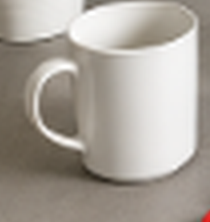
#> input picture data/synthetic_workbench_v2/assets/cup.png, 210 x 222 px, found by its file name
$ python generate_synthetic_workbench_v2.py
#> lines starting #> are read from the running program, lines starting #| are printed output that depends on the picture
"""
Procedural Photorealistic Workbench v2 Dataset Generator for ObjectMemory.

Generates 5 controlled sequences of 5 observations each (25 total observations)
at 1080x720 resolution using segmented photographic assets, realistic contact/cast
shadows, textured wooden tabletop, fiducial markers, and precise ground truth
annotations adhering to Manifest v2.0 format.
"""

from __future__ import annotations

import json
import math
import os
from pathlib import Path
from typing import Any, Dict, List, Optional, Tuple

import cv2
import numpy as np


def generate_wood_tabletop(
    width: int = 1080, height: int = 720, seed: int = 42
) -> np.ndarray:
    """
    Generates a high-frequency, feature-rich wooden tabletop background
    suitable for feature-based planar homography registration (SIFT/ORB).
    """
    np.random.seed(seed)
    x = np.linspace(0, 14.0, width)
    y = np.linspace(0, 9.0, height)
    xx, yy = np.meshgrid(x, y)

    # Multi-octave sinusoidal wood grain
    grain1 = np.sin(xx * 2.8 + np.sin(yy * 1.5) * 1.8) * 35.0
    grain2 = np.sin(xx * 5.6 + np.sin(yy * 3.0) * 0.9) * 18.0
    grain3 = np.sin(xx * 14.0) * 8.0
    wood = 165.0 + grain1 + grain2 + grain3

    # Warm oak tone in BGR
    b = np.clip(wood * 0.72, 0, 255).astype(np.uint8)
    g = np.clip(wood * 0.88, 0, 255).astype(np.uint8)
    r = np.clip(wood * 1.05, 0, 255).astype(np.uint8)
    table = np.stack([b, g, r], axis=-1)

    # Add realistic tabletop micro-texture noise
    noise = (np.random.randn(height, width, 3) * 7.0).astype(np.int16)
    table = np.clip(table.astype(np.int16) + noise, 0, 255).astype(np.uint8)

    # Draw tabletop plank seams (subtle vertical lines every ~270px)
    for px in [270, 540, 810]:
        cv2.line(
            table,
            (px, 0),
            (px, height),
            (int(b.mean() * 0.75), int(g.mean() * 0.75), int(r.mean() * 0.75)),
            1,
        )

    # Add ArUco fiducials at corners for reliable physical workbench alignment
    # 4 markers: corners [40, 40], [1000, 40], [40, 640], [1000, 640]
    aruco_dict = cv2.aruco.getPredefinedDictionary(cv2.aruco.DICT_4X4_50)
    for idx, (mx, my) in enumerate(
        [(40, 40), (1000, 40), (40, 640), (1000, 640)]
    ):
        marker = cv2.aruco.generateImageMarker(aruco_dict, idx, 40)
        marker_bgr = cv2.cvtColor(marker, cv2.COLOR_GRAY2BGR)
        table[my : my + 40, mx : mx + 40] = marker_bgr

    return table


def composite_asset(
    canvas: np.ndarray,
    rgba_asset: np.ndarray,
    pos_x: int,
    pos_y: int,
    light_offset: Tuple[int, int] = (12, 16),
    shadow_opacity: float = 0.42,
    brightness_factor: float = 1.0,
) -> Tuple[np.ndarray, List[float]]:
    """
    Composites an RGBA asset onto canvas with realistic directional cast shadow
    and contact ambient occlusion. Returns updated canvas and bounding box [x1, y1, x2, y2].
    """
    ch, cw = canvas.shape[:2]
    ah, aw = rgba_asset.shape[:2]

    # Ensure bounds
    if pos_x < 0 or pos_y < 0 or pos_x + aw > cw or pos_y + ah > ch:
        raise ValueError(
            f"Asset at ({pos_x}, {pos_y}) of size ({aw}, {ah}) exceeds canvas ({cw}, {ch})"
        )

    alpha = rgba_asset[:, :, 3].astype(np.float32) / 255.0

    # 1. Cast shadow
    sox, soy = light_offset
    sh_x1 = max(0, pos_x + sox)
    sh_y1 = max(0, pos_y + soy)
    sh_x2 = min(cw, pos_x + aw + sox)
    sh_y2 = min(ch, pos_y + ah + soy)

    shadow_mask = np.zeros((ch, cw), dtype=np.float32)
    src_x1 = max(0, -pos_x - sox)
    src_y1 = max(0, -pos_y - soy)
    src_x2 = src_x1 + (sh_x2 - sh_x1)
    src_y2 = src_y1 + (sh_y2 - sh_y1)

    shadow_mask[sh_y1:sh_y2, sh_x1:sh_x2] = (
        alpha[src_y1:src_y2, src_x1:src_x2] * shadow_opacity
    )
    # Gaussian blur for soft shadow
    shadow_mask = cv2.GaussianBlur(shadow_mask, (21, 21), 7.0)

    for c in range(3):
        canvas[:, :, c] = np.clip(
            canvas[:, :, c].astype(np.float32) * (1.0 - shadow_mask), 0, 255
        ).astype(np.uint8)

    # 2. Contact shadow (darkening at bottom 15% of asset)
    contact_mask = np.zeros((ch, cw), dtype=np.float32)
    contact_h = max(4, int(ah * 0.15))
    contact_strip = (
        alpha[ah - contact_h : ah, :]
        * np.linspace(0.1, 0.6, contact_h)[:, None]
    )
    contact_mask[
        pos_y + ah - contact_h : pos_y + ah, pos_x : pos_x + aw
    ] = contact_strip
    contact_mask = cv2.GaussianBlur(contact_mask, (9, 9), 3.0)

    for c in range(3):
        canvas[:, :, c] = np.clip(
            canvas[:, :, c].astype(np.float32) * (1.0 - contact_mask * 0.5),
            0,
            255,
        ).astype(np.uint8)

    # 3. Paste asset with alpha
    bgr_asset = rgba_asset[:, :, :3].astype(np.float32)
    if brightness_factor != 1.0:
        bgr_asset = np.clip(bgr_asset * brightness_factor, 0, 255)

    alpha_3d = alpha[:, :, None]
    target_roi = canvas[pos_y : pos_y + ah, pos_x : pos_x + aw].astype(
        np.float32
    )
    blended = target_roi * (1.0 - alpha_3d) + bgr_asset * alpha_3d
    canvas[pos_y : pos_y + ah, pos_x : pos_x + aw] = np.clip(
        blended, 0, 255
    ).astype(np.uint8)

    # Compute tight bounding box
    ys, xs = np.where(alpha > 0.1)
    if len(xs) > 0 and len(ys) > 0:
        bbox = [
            float(pos_x + xs.min()),
            float(pos_y + ys.min()),
            float(pos_x + xs.max()),
            float(pos_y + ys.max()),
        ]
    else:
        bbox = [
            float(pos_x),
            float(pos_y),
            float(pos_x + aw),
            float(pos_y + ah),
        ]

    return canvas, bbox


def apply_occluder(
    canvas: np.ndarray, x1: int, y1: int, x2: int, y2: int
) -> np.ndarray:
    """
    Renders a physical occluder (manila cardboard folder) covering the specified region.
    """
    folder = np.full(
        (y2 - y1, x2 - x1, 3), (120, 160, 205), dtype=np.uint8
    )  # manila color BGR
    # Add subtle border and texture
    cv2.rectangle(
        folder, (0, 0), (x2 - x1 - 1, y2 - y1 - 1), (90, 130, 175), 2
    )
    # Cast shadow under folder
    shadow = np.zeros_like(canvas, dtype=np.float32)
    shadow[y1 + 10 : y2 + 10, x1 + 10 : x2 + 10] = 0.4
    shadow = cv2.GaussianBlur(shadow, (15, 15), 5.0)
    canvas = np.clip(
        canvas.astype(np.float32) * (1.0 - shadow), 0, 255
    ).astype(np.uint8)
    canvas[y1:y2, x1:x2] = folder
    return canvas


def warp_viewpoint(
    image: np.ndarray,
    angle_deg: float = 2.5,
    tx: float = 15.0,
    ty: float = 10.0,
    scale: float = 1.02,
) -> np.ndarray:
    """
    Simulates a slight camera perspective tilt and translation.
    """
    h, w = image.shape[:2]
    # Source points
    src_pts = np.float32([[0, 0], [w, 0], [w, h], [0, h]])

    # Perspective shift
    rad = math.radians(angle_deg)
    d_x = math.tan(rad) * 15.0
    d_y = math.sin(rad) * 12.0

    dst_pts = np.float32(
        [
            [tx, ty],
            [w * scale + tx + d_x, ty + d_y],
            [w * scale + tx, h * scale + ty],
            [tx - d_x, h * scale + ty - d_y],
        ]
    )

    M = cv2.getPerspectiveTransform(src_pts, dst_pts)
    warped = cv2.warpPerspective(
        image,
        M,
        (w, h),
        flags=cv2.INTER_LINEAR,
        borderMode=cv2.BORDER_REFLECT_101,
    )
    return warped, M


def build_synthetic_workbench_dataset(output_dir: Path) -> None:
    images_dir = output_dir / "images"
    images_dir.mkdir(parents=True, exist_ok=True)
    assets_dir = output_dir / "assets"

    # Load high-resolution segmented assets
    assets = {
        "cup": cv2.imread(
            str(assets_dir / "cup.png"), cv2.IMREAD_UNCHANGED
        ),
        "bottle": cv2.imread(
            str(assets_dir / "bottle.png"), cv2.IMREAD_UNCHANGED
        ),
        "scissors": cv2.imread(
            str(assets_dir / "scissors.png"), cv2.IMREAD_UNCHANGED
        ),
        "plant": cv2.imread(
            str(assets_dir / "plant.png"), cv2.IMREAD_UNCHANGED
        ),
        "book": cv2.imread(
            str(assets_dir / "book.png"), cv2.IMREAD_UNCHANGED
        ),
    }
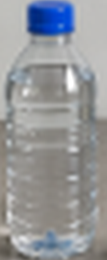
#> input picture data/synthetic_workbench_v2/assets/bottle.png, 107 x 260 px, found by its file name
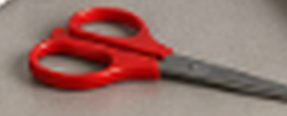
#> input picture data/synthetic_workbench_v2/assets/scissors.png, 287 x 116 px, found by its file name
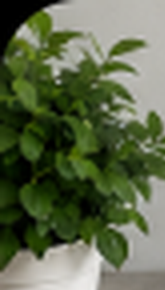
#> input picture data/synthetic_workbench_v2/assets/plant.png, 165 x 290 px, found by its file name
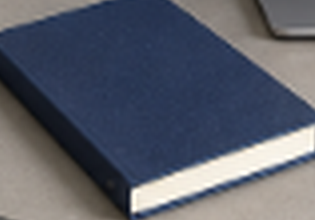
#> input picture data/synthetic_workbench_v2/assets/book.png, 315 x 220 px, found by its file name

    # Canonical base coordinates on 1080x720 canvas
    base_positions = {
        "cup_01": ("cup", "cup", 120, 260),
        "bottle_01": ("bottle", "bottle", 360, 180),
        "book_01": ("book", "book", 520, 360),
        "scissors_01": ("scissors", "scissors", 680, 180),
        "plant_01": ("plant", "potted plant", 870, 360),
    }

    sequences_data: List[Dict[str, Any]] = []

    # Sequence definitions:
    # S01: Stationary
    # S02: Relocation & return (cup moved v2, v3, bottle moved v4, cup returns v5)
    # S03: Removal & confirmation (bottle removed v2-v5, scissors removed v4-v5)
    # S04: Occlusion & recovery (folder occludes book v2, occludes scissors v3, removed v4-v5)
    # S05: Lighting & viewpoint perturbations (dim v2, warp v3, bright v4, shift v5)

    seq_configs = [
        ("S01_stationary", "Stationary baseline across 5 visits"),
        ("S02_relocation_return", "Object relocation and return to canonical position"),
        ("S03_removal_confirmation", "Multi-visit object removal with vacancy confirmation"),
        ("S04_occlusion_recovery", "Transient occlusion, persistence and reappearance"),
        ("S05_lighting_viewpoint", "Illumination changes and camera viewpoint perturbations"),
    ]

    for s_idx, (seq_id, seq_desc) in enumerate(seq_configs, start=1):
        obs_list: List[Dict[str, Any]] = []

        for v_idx in range(1, 6):
            obs_id = f"{seq_id}_visit_{v_idx:02d}"
            img_rel_path = f"images/{obs_id}.png"
            img_full_path = output_dir / img_rel_path

            # Generate fresh base tabletop with slight variation
            canvas = generate_wood_tabletop(width=1080, height=720, seed=100 * s_idx + v_idx)

            gt_objects: List[Dict[str, Any]] = []
            timestamp = f"2026-11-21T10:{s_idx:02d}:{v_idx*10:02d}Z"

            # Determine object placements and states for each sequence
            if seq_id == "S01_stationary":
                # All stationary
                for obj_id, (asset_key, coco_class, bx, by) in base_positions.items():
                    canvas, bbox = composite_asset(canvas, assets[asset_key], bx, by)
                    gt_objects.append({
                        "object_id": obj_id,
                        "class_name": coco_class,
                        "bounding_box": bbox,
                        "visibility_status": "CLEARLY_VISIBLE",
                        "object_state": "CONFIRMED_PRESENT",
                        "timestamp": timestamp,
                    })

            elif seq_id == "S02_relocation_return":
                # S02: Cup relocated in v2-v4, returns in v5. Bottle moves in v4-v5.
                for obj_id, (asset_key, coco_class, bx, by) in base_positions.items():
                    cur_x, cur_y = bx, by
                    state = "CONFIRMED_PRESENT"

                    if obj_id == "cup_01":
                        if v_idx in (2, 3, 4):
                            cur_x, cur_y = 220, 430  # Moved ~198px
                            state = "MOVED" if v_idx == 2 else "CONFIRMED_PRESENT"
                        elif v_idx == 5:
                            cur_x, cur_y = bx, by  # Returned!
                            state = "CONFIRMED_PRESENT"

                    if obj_id == "bottle_01":
                        if v_idx in (4, 5):
                            cur_x, cur_y = 130, 180  # Moved 230px
                            state = "MOVED" if v_idx == 4 else "CONFIRMED_PRESENT"

                    canvas, bbox = composite_asset(canvas, assets[asset_key], cur_x, cur_y)
                    gt_objects.append({
                        "object_id": obj_id,
                        "class_name": coco_class,
                        "bounding_box": bbox,
                        "visibility_status": "CLEARLY_VISIBLE",
                        "object_state": state,
                        "timestamp": timestamp,
                    })

            elif seq_id == "S03_removal_confirmation":
                # S03: Bottle removed in v2-v5. Scissors removed in v4-v5.
                for obj_id, (asset_key, coco_class, bx, by) in base_positions.items():
                    if obj_id == "bottle_01" and v_idx >= 2:
                        # Removed!
                        state = "PENDING_REMOVAL" if v_idx == 2 else "CONFIRMED_REMOVED"
                        gt_objects.append({
                            "object_id": obj_id,
                            "class_name": coco_class,
                            "bounding_box": None,
                            "visibility_status": "ABSENT",
                            "object_state": state,
                            "timestamp": timestamp,
                        })
                        continue

                    if obj_id == "scissors_01" and v_idx >= 4:
                        # Removed!
                        state = "PENDING_REMOVAL" if v_idx == 4 else "CONFIRMED_REMOVED"
                        gt_objects.append({
                            "object_id": obj_id,
                            "class_name": coco_class,
                            "bounding_box": None,
                            "visibility_status": "ABSENT",
                            "object_state": state,
                            "timestamp": timestamp,
                        })
                        continue

                    canvas, bbox = composite_asset(canvas, assets[asset_key], bx, by)
                    gt_objects.append({
                        "object_id": obj_id,
                        "class_name": coco_class,
                        "bounding_box": bbox,
                        "visibility_status": "CLEARLY_VISIBLE",
                        "object_state": "CONFIRMED_PRESENT",
                        "timestamp": timestamp,
                    })

            elif seq_id == "S04_occlusion_recovery":
                # S04: Cardboard folder occludes book in v2, scissors in v3, removed in v4-v5
                # First paste all objects
                drawn_bboxes = {}
                for obj_id, (asset_key, coco_class, bx, by) in base_positions.items():
                    canvas, bbox = composite_asset(canvas, assets[asset_key], bx, by)
                    drawn_bboxes[obj_id] = bbox

                if v_idx == 2:
                    # Folder partially occludes book
                    canvas = apply_occluder(canvas, 500, 340, 720, 560)
                elif v_idx == 3:
                    # Folder covers scissors completely
                    canvas = apply_occluder(canvas, 660, 160, 980, 310)

                for obj_id, (asset_key, coco_class, bx, by) in base_positions.items():
                    bbox = drawn_bboxes[obj_id]
                    vis = "CLEARLY_VISIBLE"
                    state = "CONFIRMED_PRESENT"
                    if v_idx == 2 and obj_id == "book_01":
                        vis = "PARTIALLY_OCCLUDED"
                    elif v_idx == 3 and obj_id == "scissors_01":
                        vis = "FULLY_OCCLUDED"
                        bbox = None  # fully occluded

                    gt_objects.append({
                        "object_id": obj_id,
                        "class_name": coco_class,
                        "bounding_box": bbox,
                        "visibility_status": vis,
                        "object_state": state,
                        "timestamp": timestamp,
                    })

            elif seq_id == "S05_lighting_viewpoint":
                # S05: Lighting & viewpoint perturbations
                brightness = 1.0
                warp = False
                warp_angle = 0.0
                tx, ty = 0.0, 0.0

                if v_idx == 2:
                    brightness = 0.65  # Dimmed
                elif v_idx == 3:
                    warp = True
                    warp_angle = 2.5
                    tx, ty = 14.0, 10.0
                elif v_idx == 4:
                    brightness = 1.25  # Bright directional
                elif v_idx == 5:
                    warp = True
                    warp_angle = -1.8
                    tx, ty = -10.0, -8.0

                drawn_bboxes = {}
                for obj_id, (asset_key, coco_class, bx, by) in base_positions.items():
                    canvas, bbox = composite_asset(
                        canvas, assets[asset_key], bx, by, brightness_factor=brightness
                    )
                    drawn_bboxes[obj_id] = bbox

                if warp:
                    canvas, M = warp_viewpoint(canvas, angle_deg=warp_angle, tx=tx, ty=ty)
                    # Transform ground truth bboxes
                    for obj_id, bbox in drawn_bboxes.items():
                        pts = np.float32([
                            [bbox[0], bbox[1]],
                            [bbox[2], bbox[1]],
                            [bbox[2], bbox[3]],
                            [bbox[0], bbox[3]],
                        ]).reshape(-1, 1, 2)
                        warped_pts = cv2.perspectiveTransform(pts, M).reshape(-1, 2)
                        warped_bbox = [
                            float(warped_pts[:, 0].min()),
                            float(warped_pts[:, 1].min()),
                            float(warped_pts[:, 0].max()),
                            float(warped_pts[:, 1].max()),
                        ]
                        drawn_bboxes[obj_id] = warped_bbox

                for obj_id, (asset_key, coco_class, bx, by) in base_positions.items():
                    gt_objects.append({
                        "object_id": obj_id,
                        "class_name": coco_class,
                        "bounding_box": drawn_bboxes[obj_id],
                        "visibility_status": "CLEARLY_VISIBLE",
                        "object_state": "CONFIRMED_PRESENT",
                        "timestamp": timestamp,
                    })

            # Save generated image
            cv2.imwrite(str(img_full_path), canvas)

            obs_list.append({
                "observation_id": obs_id,
                "timestamp": timestamp,
                "image_path": img_rel_path,
                "objects": gt_objects,
                "metadata": {
                    "sequence_id": seq_id,
                    "visit_index": v_idx,
                    "resolution": [1080, 720],
                    "render_type": "photorealistic_procedural_compositor",
                },
            })

        sequences_data.append({
            "sequence_id": seq_id,
            "environment_id": "synthetic_workbench_env",
            "dataset_name": "synthetic_workbench_v2",
            "coordinate_convention": "pixel_xyxy",
            "split": "test",
            "metadata": {
                "description": seq_desc,
                "num_visits": 5,
            },
            "observations": obs_list,
        })
#> this loop made 5 passes
#> pass 1, in composite_asset, `shadow_mask = cv2.GaussianBlur(shadow_mask, (21, 21), 7.0)`:
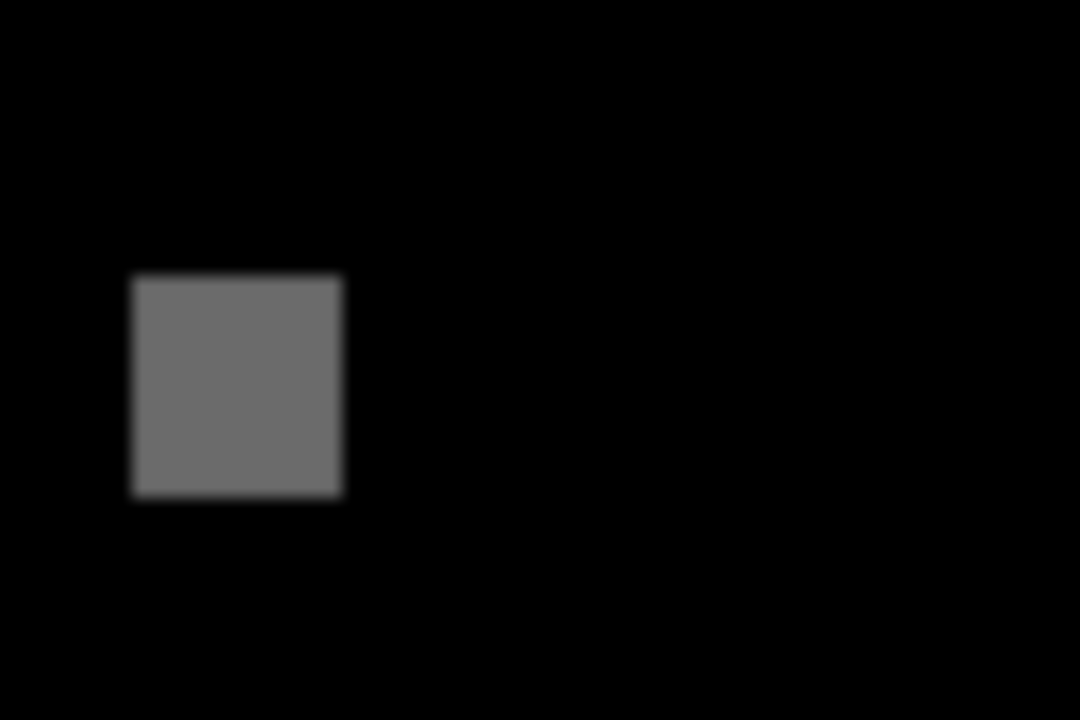
#> shadow_mask: shape (720, 1080) float32; min 0, max 0.42, mean 0.0252
#> pass 1, in composite_asset, `contact_strip = ( alpha[ah - contact_h : ah, :] * np.linspace(0.1, 0.6..`:
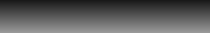
#> contact_strip: shape (33, 210) float64; min 0.1, max 0.6, mean 0.35
#> pass 1, in composite_asset, `contact_mask = cv2.GaussianBlur(contact_mask, (9, 9), 3.0)`:
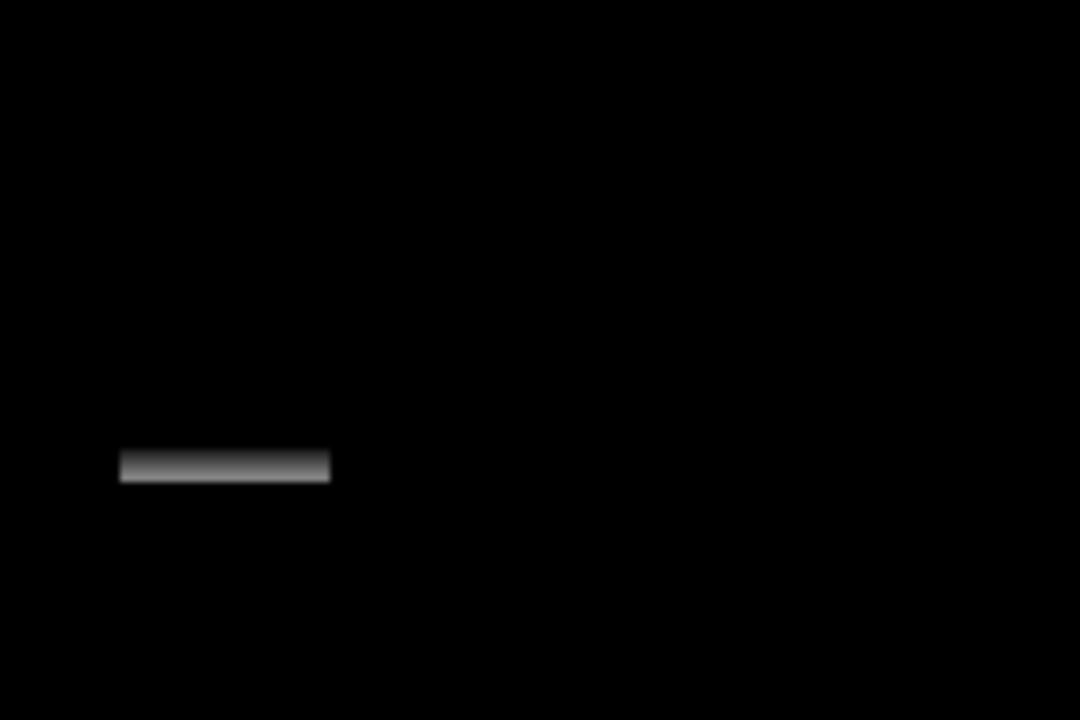
#> contact_mask: shape (720, 1080) float32; min 0, max 0.538, mean 0.00312

    # Construct v2.0 manifest
    manifest_v2 = {
        "manifest_version": "2.0",
        "dataset_name": "synthetic_workbench_v2",
        "provenance": "SYNTHETIC_GENERATED",
        "metadata": {
            "title": "ObjectMemory Photorealistic Synthetic Workbench Benchmark v2",
            "version": "2.0",
            "author": "Antigravity Research Evaluation Harness",
            "total_sequences": len(sequences_data),
            "total_observations": sum(len(s["observations"]) for s in sequences_data),
            "resolution": [1080, 720],
            "asset_source": "Segmented physical photographs with contact shadow physics",
            "license": "Research evaluation only",
        },
        "sequences": sequences_data,
    }

    manifest_path = output_dir / "manifest_v2.json"
    with open(manifest_path, "w", encoding="utf-8") as f:
        json.dump(manifest_v2, f, indent=2)

    # Legacy copy for compatibility
    with open(output_dir / "manifest.json", "w", encoding="utf-8") as f:
        json.dump(manifest_v2, f, indent=2)

    print(f"Generated {len(sequences_data)} sequences with 25 total images in {output_dir}")
#| Generated 5 sequences with 25 total images in data/synthetic_workbench_v2
    print(f"Manifest written to {manifest_path}")


if __name__ == "__main__":
    out = Path("data/synthetic_workbench_v2")
    build_synthetic_workbench_dataset(out)
